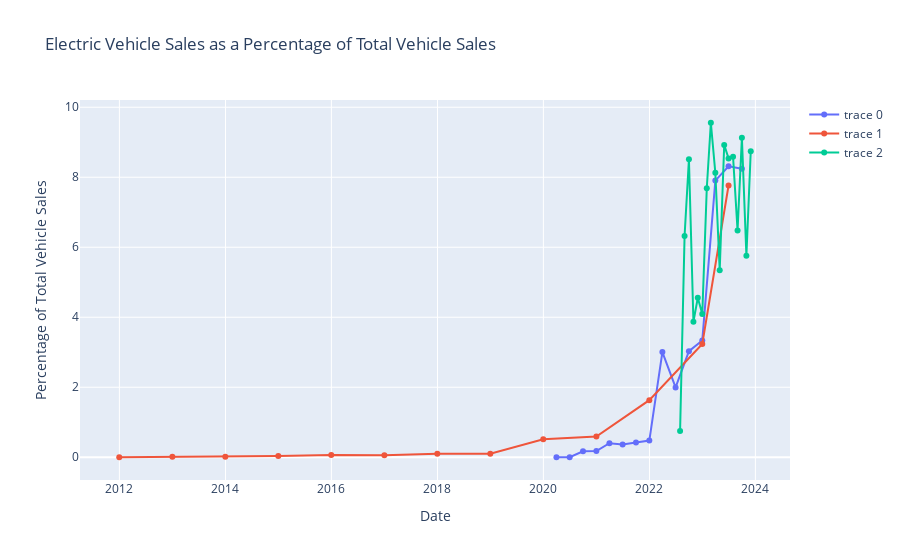

The code cell stored with this chart in its notebook:
### Code cell
nt = nsw_df.groupby(['Fuel Type']).sum().drop(columns=['State','Vehicle Type'])
nte = nt.loc['Electric']/nt.loc['All']*100

# overlay ete on fig plot
fig.add_trace(go.Scatter(x=nte.index, y=nte.values, mode='lines+markers'))
fig.update_layout(title='Electric Vehicle Sales as a Percentage of Total Vehicle Sales',
                  xaxis_title='Date',
                  yaxis_title='Percentage of Total Vehicle Sales')
fig.show()

display(nte)
# sum values of nte that are within the same year value of the datetime index
# display(nte.loc[nte.index.year==2020].sum())
# display(nte.loc[nte.index.year==2019].sum())
# display(nte.loc[nte.index.year==2018].sum())
[nte.loc[pd.to_datetime(nte.index).year==y].sum() for y in range(2018,2030)]

# smooth nte
# convert nte to a dataframe
nte_df = pd.DataFrame(nte)
# add a column for the year
nte_df['year'] = pd.to_datetime(nte_df.index).year
# groupby year and sum
nte_df = nte_df.groupby(['year']).sum()
# add a column for the year
nte_df['year'] = nte_df.index
# add a column for the smoothed values
nte_df['smoothed'] = nte_df.rolling(window=3).mean()
display(nte_df)

### Figure 1 — Plotly figure (JSON) as saved in the notebook; plotly's stock layout.template omitted (floating-point values rounded to 4 significant figures)
{"data": [{"mode": "lines+markers", "type": "scatter", "x": ["2020-03-31", "2020-06-30", "2020-09-30", "2020-12-31", "2021-03-31", "2021-06-30", "2021-09-30", "2021-12-31", "2022-03-31", "2022-06-30", "2022-09-30", "2022-12-31", "2023-03-31", "2023-06-30", "2023-09-30"], "y": [0, 0, 0.1703, 0.1752, 0.4014, 0.3677, 0.4244, 0.4763, 3.004, 1.995, 3.031, 3.337, 7.906, 8.315, 8.241]}, {"mode": "lines+markers", "type": "scatter", "x": ["2011-12-31", "2012-12-31", "2013-12-31", "2014-12-31", "2015-12-31", "2016-12-31", "2017-12-31", "2018-12-31", "2019-12-31", "2020-12-31", "2021-12-31", "2022-12-31", "2023-06-30"], "y": [0, 0.01368, 0.01304, 0.03368, 0.06429, 0.05855, 0.1005, 0.09979, 0.512, 0.5895, 1.632, 3.235, 7.764]}, {"mode": "lines+markers", "type": "scatter", "x": ["2022-07-31", "2022-08-31", "2022-09-30", "2022-10-31", "2022-11-30", "2022-12-31", "2023-01-31", "2023-02-28", "2023-03-31", "2023-04-30", "2023-05-31", "2023-06-30", "2023-07-31", "2023-08-31", "2023-09-30", "2023-10-31", "2023-11-30"], "y": [0.7498, 6.325, 8.516, 3.87, 4.554, 4.095, 7.687, 9.557, 8.126, 5.343, 8.924, 8.539, 8.587, 6.482, 9.13, 5.758, 8.745]}], "layout": {"title": {"text": "Electric Vehicle Sales as a Percentage of Total Vehicle Sales"}, "xaxis": {"title": {"text": "Date"}}, "yaxis": {"title": {"text": "Percentage of Total Vehicle Sales"}}}}
